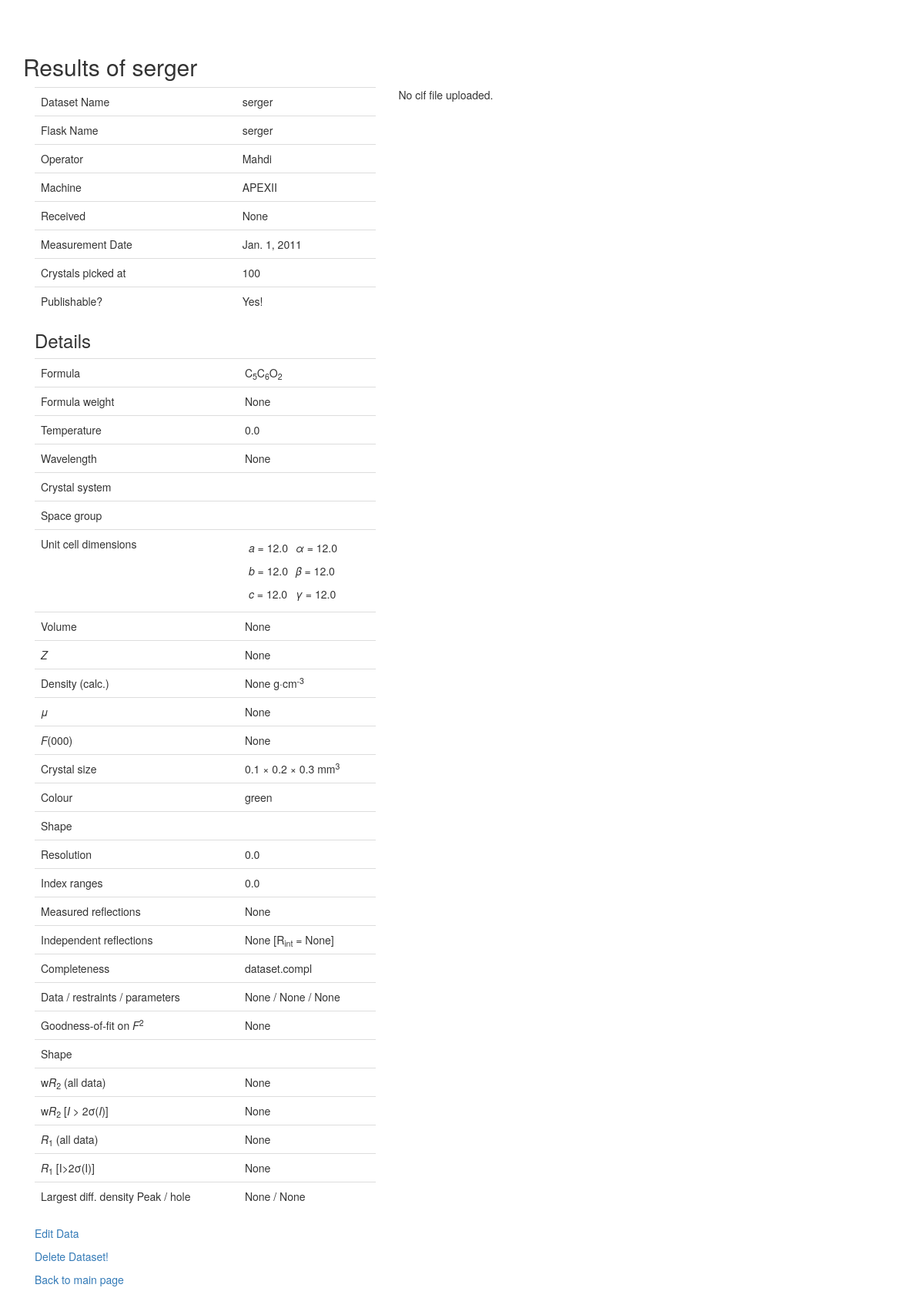
Page /stdb/1/ on the earlier database version.
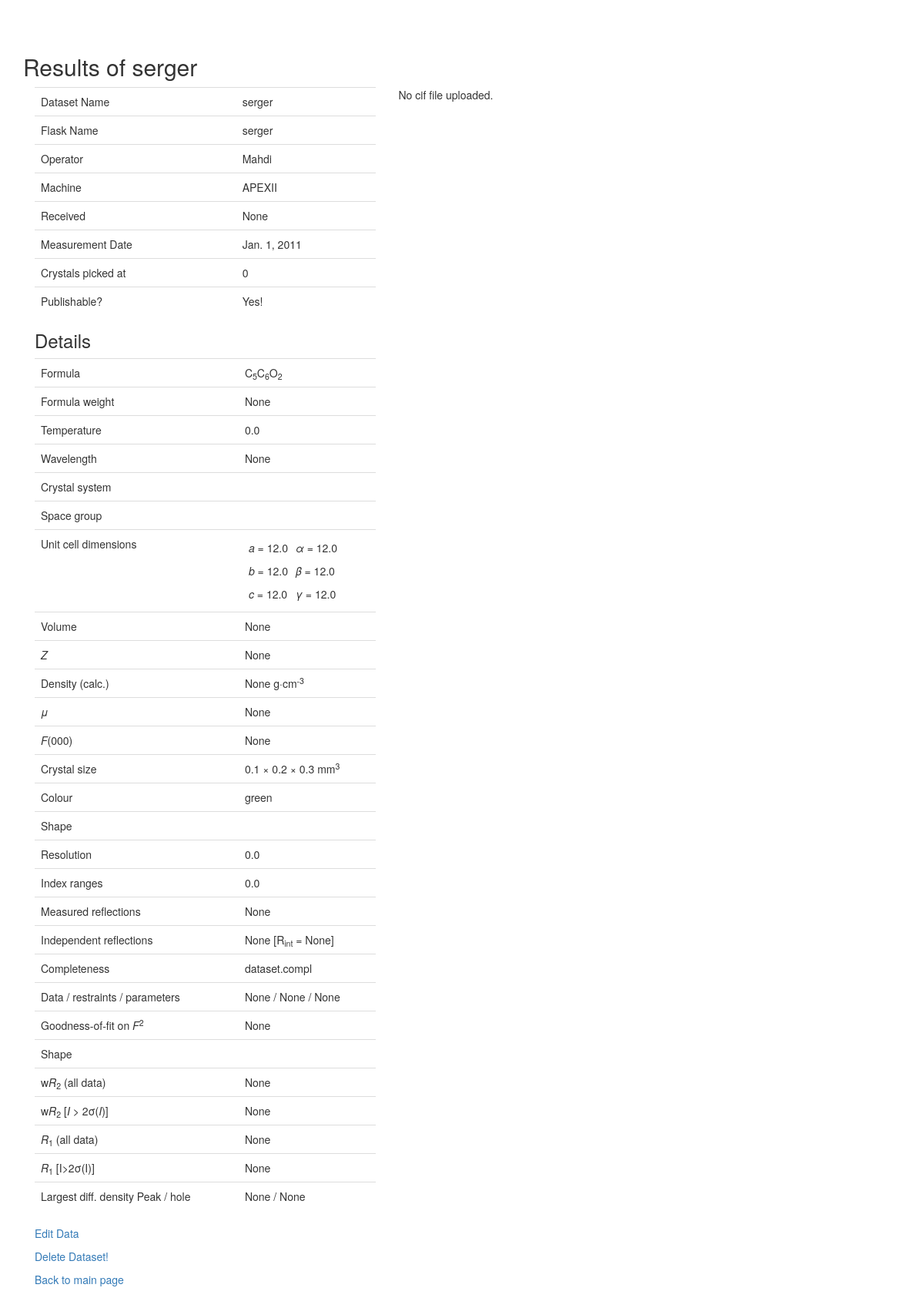
Same page on the later database version.
### stdb/models.py (models this page shows, shortened)
class Dataset(models.Model):
    name = models.CharField(max_length=200, unique=True)
    flask_name = models.CharField(max_length=200)
    formula = models.CharField(max_length=200)
    machine = models.CharField(max_length=200)
    operator = models.CharField(max_length=200, verbose_name='Who measured the structure?')
    picked_at = models.IntegerField(verbose_name='Crystals picked at which temperature?', default=0)
    email = models.EmailField(blank=True)
    measure_date = models.DateField(verbose_name='date measured')
    received = models.DateField(verbose_name='date received', blank=True, null=True)
    output = models.DateField(verbose_name='date outgoing', blank=True, null=True)
    crystal_size_x = models.FloatField(max_length=4, default=0, blank=True,
                                       validators = [MinValueValidator(0), MaxValueValidator(500)])
    crystal_size_y = models.FloatField(max_length=4, default=0, blank=True,
                                       validators=[MinValueValidator(0), MaxValueValidator(500)])
    crystal_size_z = models.FloatField(max_length=4, default=0, blank=True,
                                       validators=[MinValueValidator(0), MaxValueValidator(500)])
    customer = models.CharField(max_length=150, blank=True)
    colour = models.CharField(max_length=20, blank=True)
    is_publishable = models.BooleanField(default=False)
    service_structure = models.BooleanField(default=False)
    comment = models.TextField(max_length=2000, blank=True)
    cell_a = models.FloatField(max_length=8, default=0, verbose_name='a', validators = [MinValueValidator(0), MaxValueValidator(500)])
    cell_b = models.FloatField(max_length=8, default=0, verbose_name='b', validators=[MinValueValidator(0), MaxValueValidator(500)])
    cell_c = models.FloatField(max_length=8, default=0, verbose_name='c', validators=[MinValueValidator(0), MaxValueValidator(500)])
    alpha = models.FloatField(max_length=8, default=0, validators = [MinValueValidator(0), MaxValueValidator(180)])
    beta = models.FloatField(max_length=8, default=0, validators = [MinValueValidator(0), MaxValueValidator(180)])
    gamma = models.FloatField(max_length=8, default=0, validators = [MinValueValidator(0), MaxValueValidator(180)])
    R1_all = models.FloatField(max_length=5, validators = [MinValueValidator(0), MaxValueValidator(1)], blank=True, null=True)
    wR2_all = models.FloatField(max_length=5, validators = [MinValueValidator(0), MaxValueValidator(1)], blank=True, null=True)
    R1_2s = models.FloatField(max_length=5, validators = [MinValueValidator(0), MaxValueValidator(1)], blank=True, null=True)
    wR2_2s = models.FloatField(max_length=5, validators = [MinValueValidator(0), MaxValueValidator(1)], blank=True, null=True)
    density = models.FloatField(max_length=5, verbose_name='density (calc)', blank=True, null=True)
    mu = models.FloatField(max_length=5, verbose_name='absorption [mm-1]', blank=True, null=True)
    formular_weight = models.FloatField(max_length=8, verbose_name='Formular weight', blank=True, null=True)
    shape = models.CharField(max_length=20, blank=True)
    temperature = models.FloatField(max_length=5, verbose_name='Temperature [K]', blank=True, default=0, null=True)
    crystal_system = models.CharField(max_length=15, blank=True)
    space_group = models.CharField(max_length=15, blank=True)
    volume = models.FloatField(max_length=5, blank=True, null=True)
    z = models.IntegerField(blank=True, null=True)
    fnull = models.IntegerField(blank=True, null=True)
    wavelength = models.FloatField(max_length=10, blank=True, null=True)
    radiation_type = models.CharField(max_length=18, blank=True)
    theta_min = models.FloatField(max_length=10, blank=True, null=True)
    theta_max = models.FloatField(max_length=10, blank=True, null=True)
    measured_refl = models.IntegerField(blank=True, null=True)
    completeness = models.IntegerField(blank=True, null=True)
    indep_refl = models.IntegerField(blank=True, null=True)
    refl_used = models.IntegerField(blank=True, null=True)
    r_int = models.FloatField(max_length=10, blank=True, null=True)
    parameters = models.IntegerField(blank=True, null=True)
    restraints = models.IntegerField(blank=True, null=True)
    peak = models.FloatField(max_length=10, blank=True, null=True)
    hole = models.FloatField(max_length=10, blank=True, null=True)
    goof = models.FloatField(max_length=10, blank=True, null=True)
    cif_file = models.FileField(upload_to=get_filename, verbose_name='CIF File', blank=True)
    res_file = models.FileField(upload_to=get_filename, verbose_name='RES File', blank=True)
    cell_a.short_description = 'Unit Cell Parameter a'
    cell_b.short_description = 'Unit Cell Parameter b'
    cell_c.short_description = 'Unit Cell Parameter c'
    alpha.short_description = 'Unit Cell Parameter alpha'
    beta.short_description = 'Unit Cell Parameter beta'
    gamma.short_description = 'Unit Cell Parameter gamma'
    z.empty_value_display = '?'
    class Meta:
        ordering = ['-measure_date', '-name']
    def was_measured_recently(self):
        now = datetime.date.today()
        return now - datetime.timedelta(days=7) <= self.measure_date <= now
    is_publishable.short_description = 'publishable?'
    is_publishable.boolean = True
    was_measured_recently.admin_order_field = 'measure_date'
    was_measured_recently.boolean = True
    was_measured_recently.short_description = 'Measured recently?'
    def publishable(self):
        if self.is_publishable:
            return True
        else:
            return False
    def format_formula(self):
        new_string = ''
        for n, item in enumerate(self.formula):
            try:
                before = '.,-'.find(self.formula[n + 1])
            except(IndexError):
                before = False
            try:
                after = '.,-'.find(self.formula[n - 1])
            except(IndexError):
                after = False
            if item.isdigit() and not (before > 0 or after > 0):
                new_string += '<sub>'+ item +'</sub>'
            else:
                new_string += escape(item)
        return mark_safe(new_string.replace(' ', ''))

### stdb/views.py (the view)
# urls.py: url(r'^(?P<pk>\d+)/$', detail_view, name='detail'),
def detail_view(request, pk=None):
    instance = get_object_or_404(Dataset, pk=pk)
    form = DocumentForm(instance=instance)
    context = {
        'dataset': instance,
        'form': form,
    }
    return render(request, 'detail.html', context)

### stdb/templates/detail.html (shortened to what this page needs)
{% extends "base.html" %}
{% block content %}
<div class="row">
    <div class="col-lg-10">
    {% block title %}<h2 class="sm-title">Results of {{ dataset.name }}</h2>{% endblock %}
    <p>
    <div class="col-md-6">
    <table class="table">
    <tr><td>Dataset Name</td>           <td>{{ dataset.name }} </td></tr>
    <tr><td>Flask Name</td>             <td>{{ dataset.name }}  </td></tr>
    <tr><td>Operator</td>               <td>{{ dataset.operator }} </td></tr>
    <tr><td>Machine</td>                <td> {{ dataset.machine }} </td></tr>
    <tr><td>Received</td>               <td> {{ dataset.received }} </td></tr>
    <tr><td>Measurement Date</td>       <td> {{ dataset.measure_date }} </td></tr>
    <tr><td>Crystals picked at</td>     <td>{{ dataset.picked_at }} </td></tr>
    <tr><td>Publishable?</td>           <td> {% if dataset.is_publishable %} Yes! {% else %} No! {% endif %}</td></tr>
    </table>
    </p>
    <table class="table" title="Details">
    <thead class=""><tr><h3>Details</h3></tr></thead>
    <tr><td>Formula</td>                    <td>{{ dataset.format_formula }} </td></tr>
    <tr><td>Formula weight</td>             <td>{{ dataset.formular_weight }} </td></tr>
    <tr><td>Temperature</td>                <td>{{ dataset.temperature }} </td></tr>
    <tr><td>Wavelength</td>                 <td>{{ dataset.wavelength }} </td></tr>
    <tr><td>Crystal system</td>             <td>{{ dataset.crystal_system }} </td></tr>
    <tr><td>Space group</td>                <td>{{ dataset.space_group }} </td></tr>
    <tr><td>Unit cell dimensions</td>
        <td>
        <table class="table-condensed">
            <tr><td><em>a</em> = {{ dataset.cell_a }}</td>  <td> <em>&alpha;</em> = {{ dataset.alpha }} </td>    </tr>
            <tr><td><em>b</em> = {{ dataset.cell_b }}</td>  <td> <em>&beta;</em> = {{ dataset.beta }}</td>       </tr>
            <tr><td><em>c</em> = {{ dataset.cell_c }}</td>  <td> <em>&gamma;</em> = {{ dataset.gamma }}</td>     </tr>
        </table>
        </td>
    </tr>
    <tr><td>Volume</td>                     <td>{{ dataset.volume }} </td></tr>
    <tr><td><em>Z</em></td>                 <td>{{ dataset.z }} </td></tr>
    <tr><td>Density (calc.)</td>            <td>{{ dataset.density }} g&CenterDot;cm<sup>-3</sup></td></tr>
    <tr><td><em>&mu;</em></td>              <td>{{ dataset.mu }} </td></tr>
    <tr><td><em>F</em>(000)</td>            <td>{{ dataset.fnull }} </td></tr>
    <tr><td>Crystal size</td>               <td>{{ dataset.crystal_size_x }} &times; {{ dataset.crystal_size_y }} &times; {{ dataset.crystal_size_z }} mm<sup>3</sup></td></tr>
    <tr><td>Colour</td>                     <td>{{ dataset.colour }} </td></tr>
    <tr><td>Shape</td>                      <td>{{ dataset.shape }} </td></tr>
    <tr><td>Resolution</td>                 <td>{{ dataset.temperature }}  </td></tr> {% comment  %}add function to report resol in A and 2theta{% endcomment %}
    <tr><td>Index ranges</td>               <td>{{ dataset.temperature }} </td></tr> {% comment  %}maybe not?{% endcomment %}
    <tr><td>Measured reflections</td>       <td>{{ dataset.measured_refl }} </td></tr>
    <tr><td>Independent reflections</td>    <td>{{ dataset.indep_refl }} [R<sub>int</sub> = {{ dataset.r_int }}]</td></tr>
    <tr><td>Completeness</td>               <td> dataset.compl </td></tr>
    <tr><td>Data / restraints / parameters</td>      <td>{{ dataset.indep_refl }} / {{ dataset.restraints }} / {{ dataset.parameters }}</td></tr>
    <tr><td>Goodness-of-fit on <em>F</em><sup>2</sup></td>      <td>{{ dataset.goof }} </td></tr>
    <tr><td>Shape</td>                      <td>{{ dataset.shape }} </td></tr>
    <tr><td>w<em>R</em><sub>2</sub> (all data)     </td>    <td>{{ dataset.wR2_all }}</td></tr>
    <tr><td>w<em>R</em><sub>2</sub> [<em>I</em> > 2&sigma;(<em>I</em>)]</td>    <td>{{ dataset.wR2_2s }}</td></tr>
    <tr><td><em>R</em><sub>1</sub> (all data)          </td>    <td>{{ dataset.R1_all }}</td></tr>
    <tr><td><em>R</em><sub>1</sub> [I>2&sigma;(I)] </td>    <td>{{ dataset.R1_2s }}</td></tr>
    <tr><td>Largest diff. density Peak / hole      </td>    <td>{{ dataset.peak }} / {{ dataset.hole }}</td></tr>
    </table>
    <p>
        <a href="{% url 'stdb:update' pk=dataset.id %}">Edit Data</a>
    </p>
    <p>
        <a href="{% url 'stdb:delete' pk=dataset.id %}">Delete Dataset!</a>
    </p>
    <p>
        <a href="{% url 'stdb:index' %}">Back to main page</a>
    </p>
    </div>
    <div class="col-lg-6">
        <tr><td colspan="1">
            {% if dataset.cif_file %}
                <p>
                Cif file: -> <a href="{{ dataset.cif_file.url }}">{{ dataset.cif_file.name }}</a> {{ dataset.getsize }}
                </p>
            {% else %}
                <p>No cif file uploaded.</p>
            {% endif %}
        </td></tr>
    </div>
</div>
<br>
{% endblock content %}

### stdb/templates/base.html (shortened to what this page needs)
{% load staticfiles %}
<!DOCTYPE html>
<html lang="en">
<head>
    <link rel="stylesheet" href="{% static "css/bootstrap.min.css" %}">
    <link rel="stylesheet" href="{% static "css/bootstrap-theme.css" %}">
    <link rel="stylesheet" href="{% static "css/main.css" %}">
</head>
<body>
<div class="container">
{% block content %}
{% endblock content %}
</div>
</body>
</html>

Differences in the rows shown:
changed Dataset "serger": picked_at "100" → "0"
